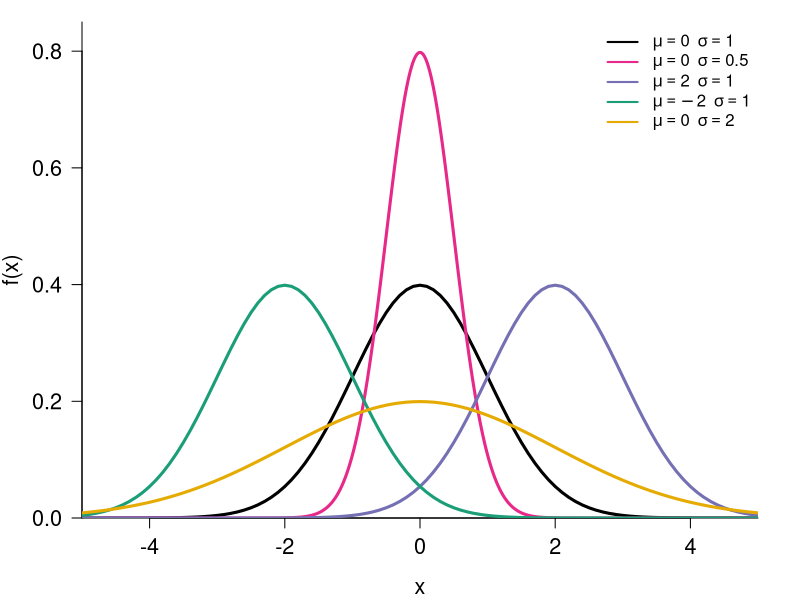
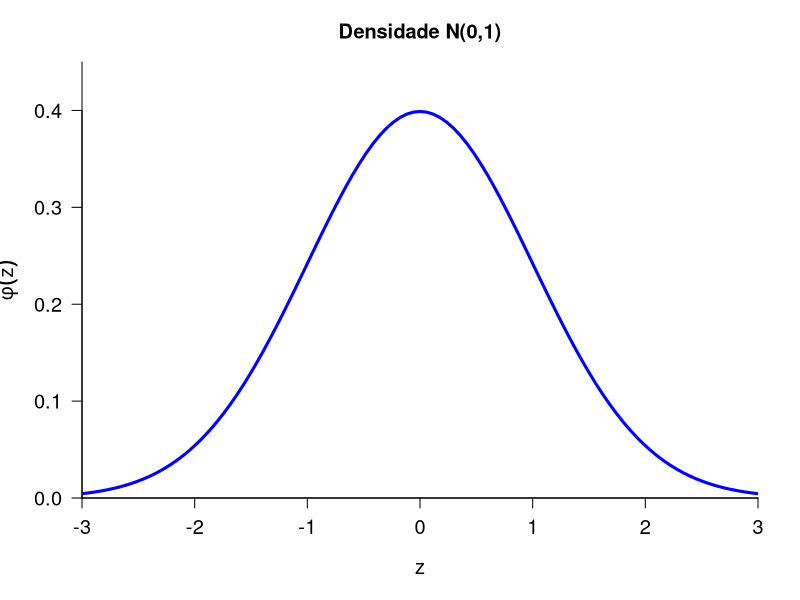
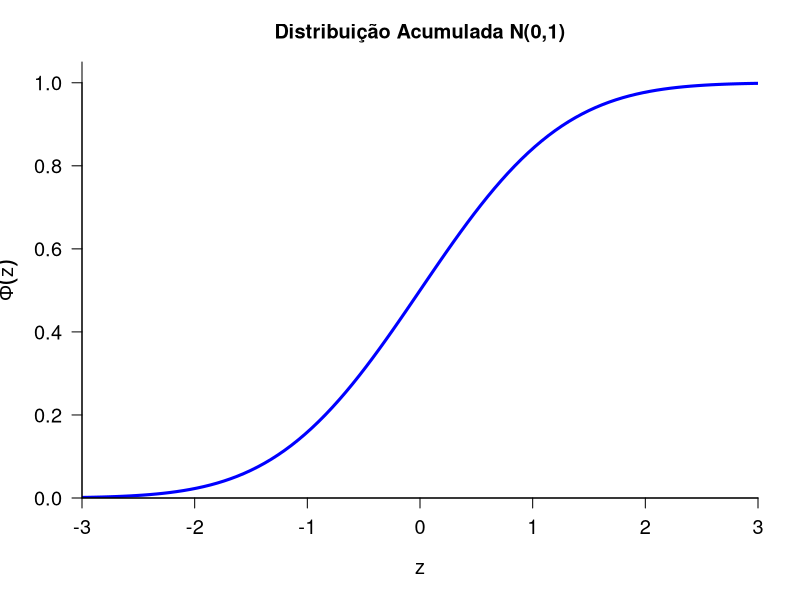
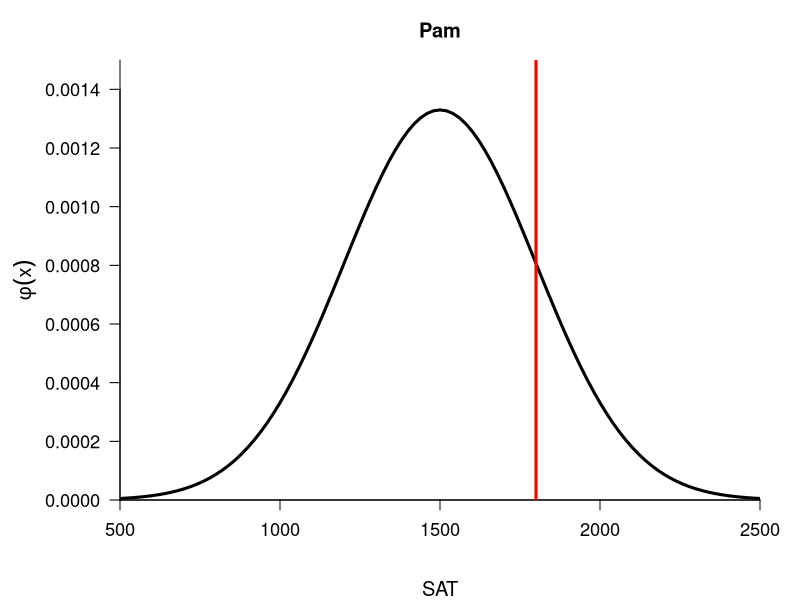
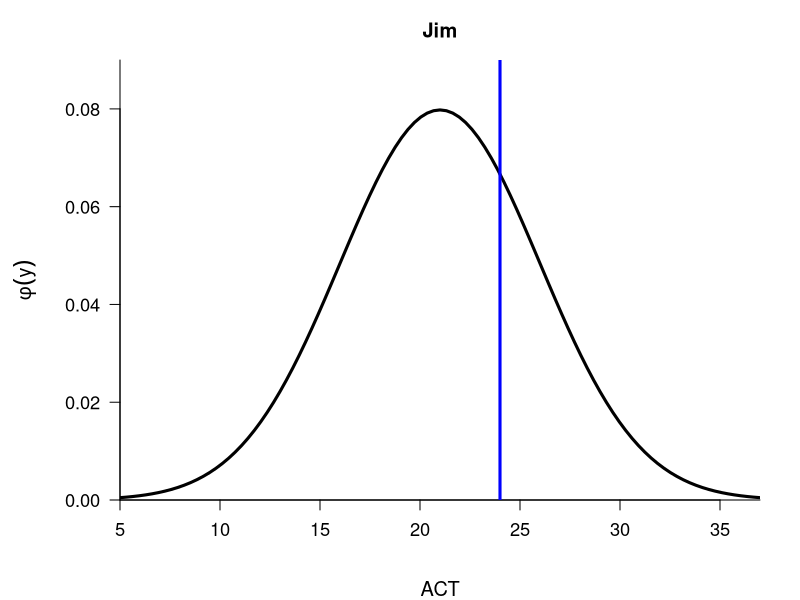
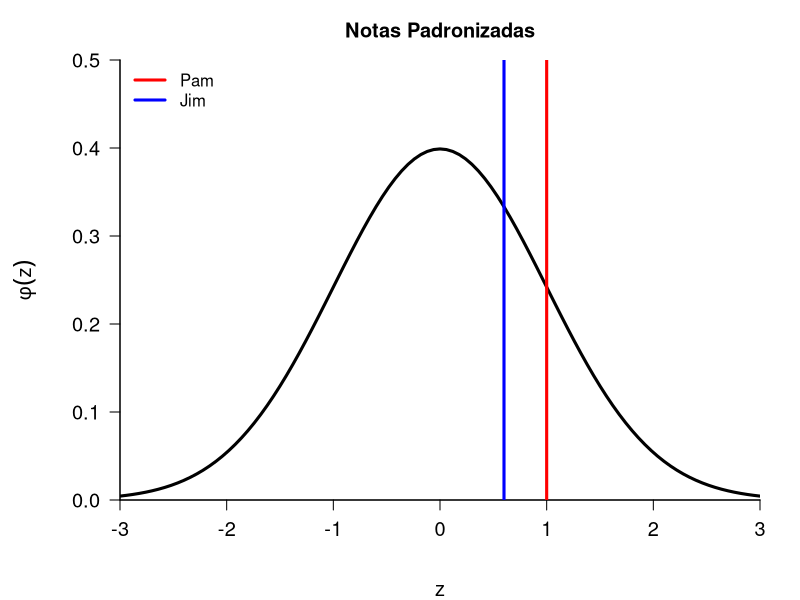
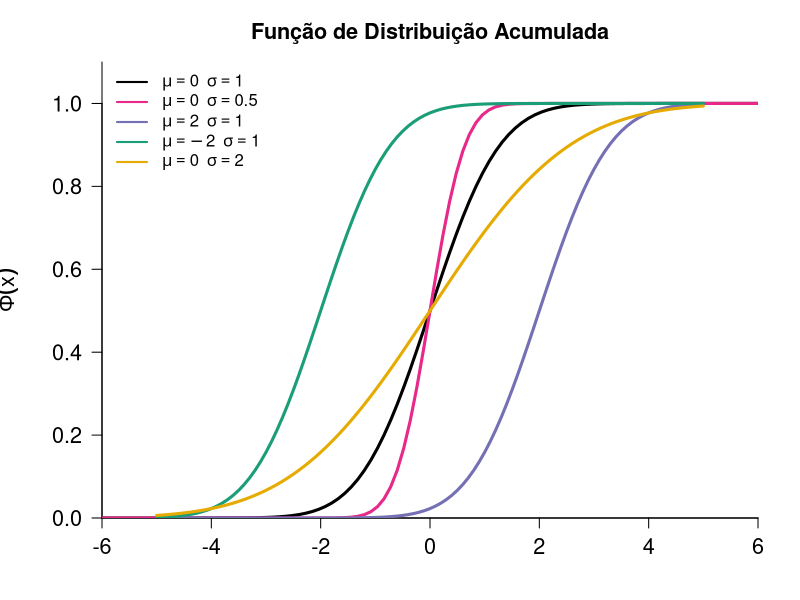
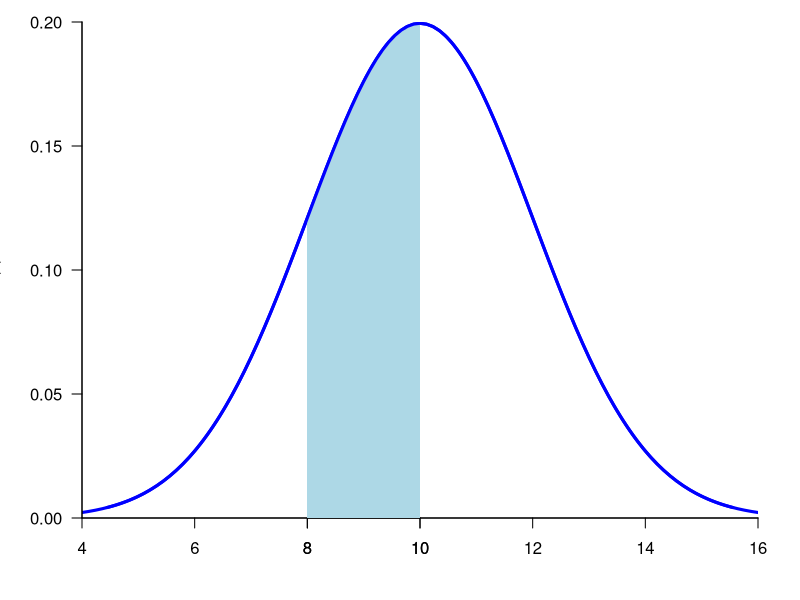

Source code (R) for these figures, in order:
## ---- chunk 1
library(RColorBrewer)
mycol <- brewer.pal(8,"Dark2")

par(mar=c(4, 4, 1, 2) + .1)
curve(dnorm(x, mean=0, sd=1), -5, 5, bty="l", ylim=c(0, 0.85), yaxs = "i", xaxs="i", 
      main="", ylab="f(x)", cex.lab=1.3, cex.axis=1.3, 
      cex.main=1.3, col=1, lwd=3, las=1)
curve(dnorm(x, mean=0, sd=1/2), -5, 5, n=1000, col=mycol[4], lwd=3, add=TRUE)
curve(dnorm(x, mean=2, sd=1), -5, 5, col=mycol[3], lwd=3, add=TRUE)
curve(dnorm(x, mean=-2, sd=1), -5, 5, col=mycol[1], lwd=3, add=TRUE)
curve(dnorm(x, mean=0, sd=2), -5, 5, col=mycol[6], lwd=3, add=TRUE)
legend("topright", legend=expression(mu==0 ~~ sigma == 1, mu==0 ~~ sigma == 0.5,
                                     mu==2 ~~ sigma == 1, mu==-2 ~~ sigma == 1,
                                     mu==0 ~~ sigma == 2),
       lwd=2, col=c(1, mycol[c(4,3,1,6)]), cex=1, bty="n")
## ---- chunk 2
par(mar=c(5, 4, 3, 2) + .1)
curve(dnorm(x, mean=0, sd=1), -3, 3, bty="l", ylim=c(0,.45), yaxs = "i", xaxs="i", 
      main="Densidade N(0,1)", ylab=expression(phi(z)), xlab="z", cex.lab=1.2, cex.axis=1.2, cex.main=1.2, col="blue", lwd=3, las=1)

curve(pnorm(x, mean=0, sd=1), -3, 3, bty="l", ylim=c(0, 1.05), yaxs = "i", xaxs="i", 
      main="Distribuição Acumulada N(0,1)", ylab=expression(Phi(z)), xlab="z", cex.lab=1.2, 
      cex.axis=1.2, cex.main=1.2, col="blue", lwd=3, las=1)
## ---- chunk 3
par(mar=c(5, 6, 3, 2), mgp=c(4, 1, 0))
curve(dnorm(x, mean=1500, sd=300), 500, 2500, bty="l", yaxs = "i", xaxs="i", 
      main="Pam", ylab=expression(phi(x)), xlab="SAT", cex.lab=1.2, cex.axis=1.1, 
      cex.main=1.2, lwd=3, las=1, ylim=c(0, 0.0015))
abline(v=1800, col="red", lwd=3)

curve(dnorm(x, mean=21, sd=5), 5, 37, bty="l", yaxs = "i", xaxs="i", 
      main="Jim", ylab=expression(phi(y)), xlab="ACT", cex.lab=1.2, cex.axis=1.1, 
      cex.main=1.2, lwd=3, las=1, ylim=c(0, 0.09))
abline(v=24, col="blue", lwd=3)

## ---- chunk 4
curve(dnorm(x, mean=0, sd=1), -3, 3, bty="l", yaxs = "i", xaxs="i", 
      main="Notas Padronizadas", ylab=expression(phi(z)), xlab="z", cex.lab=1.2, cex.axis=1.2,
      cex.main=1.2, lwd=3, las=1, ylim=c(0, 0.5))
legend("topleft", legend=c("Pam", "Jim"), col=c("red", "blue"), lwd=3, bty="n")
abline(v=1, col="red", lwd=3)
abline(v=.6, col="blue", lwd=3)
## ---- chunk 5
par(mar=c(4, 5, 3, 2) + .1)
curve(pnorm(x, mean=0, sd=1), -6, 6, bty="l", ylim=c(0,1.1), yaxs = "i", xaxs="i", 
      main="Função de Distribuição Acumulada", ylab=expression(Phi(x)), cex.lab=1.3, 
      cex.axis=1.3, cex.main=1.3, col=1, lwd=3, las=1)
curve(pnorm(x, mean=0, sd=1/2), -6, 6, col=mycol[4], lwd=3, add=TRUE)
curve(pnorm(x, mean=2, sd=1), -5, 5, col=mycol[3], lwd=3, add=TRUE)
curve(pnorm(x, mean=-2, sd=1), -5, 5, col=mycol[1], lwd=3, add=TRUE)
curve(pnorm(x, mean=0, sd=2), -5, 5, col=mycol[6], lwd=3, add=TRUE)
legend("topleft", legend=expression(mu==0 ~~ sigma == 1, mu==0 ~~ sigma == 0.5,
                                     mu==2 ~~ sigma == 1, mu==-2 ~~ sigma == 1,
                                     mu==0 ~~ sigma == 2),
       lwd=2, col=c(1, mycol[c(4,3,1,6)]), cex=1, bty="n")
## ---- chunk 6
a <- 8
b <- 10
codx <- c(a, seq(a, b, 0.01), b)
cody <- c(0, dnorm(seq(a, b, 0.01), mean=10, sd=2), 0)
par(mar=c(4, 4, 1, 2) + .1)
curve(dnorm(x, mean=10, sd=2), xlim=c(4, 16), ylim=c(0, .2), main="", ylab="f(x)", xlab="x", 
      xaxs="i", yaxs="i", bty="l", col="blue", lwd=3, las=1)
axis(1, at=c(a,b)) 
polygon(codx, cody, col="lightblue", border=NA)
curve(dnorm(x, mean=10, sd=2), add = TRUE, col="blue", lwd=3)
## ---- chunk 7
mu <- 4
sigma <- 3
a <- 1
b <- 7
codx <- c(a, seq(a, b, 0.01), b)
cody <- c(0, dnorm(seq(a, b, 0.01), mean=mu, sd=sigma), 0)
par(mar=c(4, 4, 1, 2) + .1)
curve(dnorm(x, mean=mu, sd=sigma), xlim=c(mu-3*sigma, mu+3*sigma), ylim=c(0, .14), main="",
      ylab="f(x)", xlab="x", xaxt="n", yaxs="i", bty="l", col="blue", lwd=2, las=1)
axis(1, at=seq(mu-3*sigma, mu+3*sigma, by=2)) 
polygon(codx, cody, col="lightblue", border=NA)
curve(dnorm(x, mean=mu, sd=sigma), add = TRUE, col="blue", lwd=3)
abline(v=4, lty=2)
arrows(x0=1, y0=0.08, x1=4, code=3, col = "red", length=0.1, lwd=3)
text(2.5, 0.07, expression(sigma == 3), cex=1.3, col="red")
## ---- chunk 8
p <- 0.7
ns <- c(10, 30, 100)

par(mfrow=c(1,3), mar=c(4, 4, 3, 2) + .1)
for(n in ns){
  x <- 0:n
  px <- dbinom(x, size=n, prob=p)
  barplot(px, names.arg=0:n, col=mycol[1], main=paste("Bin(", n, ",",  p, ")", sep=""), 
          cex.lab=2, cex.axis=1.5, cex.names=1.5, las=1)
  box(bty="l", lwd=2)
}
## ---- chunk 9
n <- 100
p <- 0.7
mu <- n*p
sigma <- sqrt(n*p*(1-p))
par(mar=c(4, 4, 3, 2) + .1)
a <- round(mu - 3*sigma)
b <- round(mu + 3*sigma)
px <- dbinom(a:b, size=n, prob=p)
barplot(px, names.arg=a:b, space=0, col=mycol[1], 
        main=paste("Bin(", n, ",",  p, ") e N(", mu, ",", round(sigma,2), ")", sep=""), 
        cex.lab=1.2, cex.axis=1.2, cex.names=1.2, las=1)
xx <- seq(a, b+1, length.out = 1000) -.5
lines(xx - a + 0.5, dnorm(xx, mean=mu, sd=sigma), lwd=3, col="red")
## ---- chunk 10
n <- 40
p <- 0.5
mu <- n*p
sigma <- sqrt(n*p*(1-p))
a <- round(mu-3*sigma)
b <- round(mu+3*sigma)
px <- dbinom(a:b, size=n, prob=p)
par(mar=c(4, 4, 3, 2) + .1)
barplot(px, names.arg=a:b, space=0, col=mycol[1], 
        main=paste("Bin(", n, ",",  p, ") e N(", mu, ",", round(sigma,2), ")", sep=""), 
        cex.lab=1.2, cex.axis=1.2, cex.names=1.2, ylim=c(0, .14), las=1, xlab="x")
xx <- seq(a, b+1, length.out = 1000) -.5
lines(xx - a + 0.5, dnorm(xx, mean=mu, sd=sigma), lwd=3, col="red")
